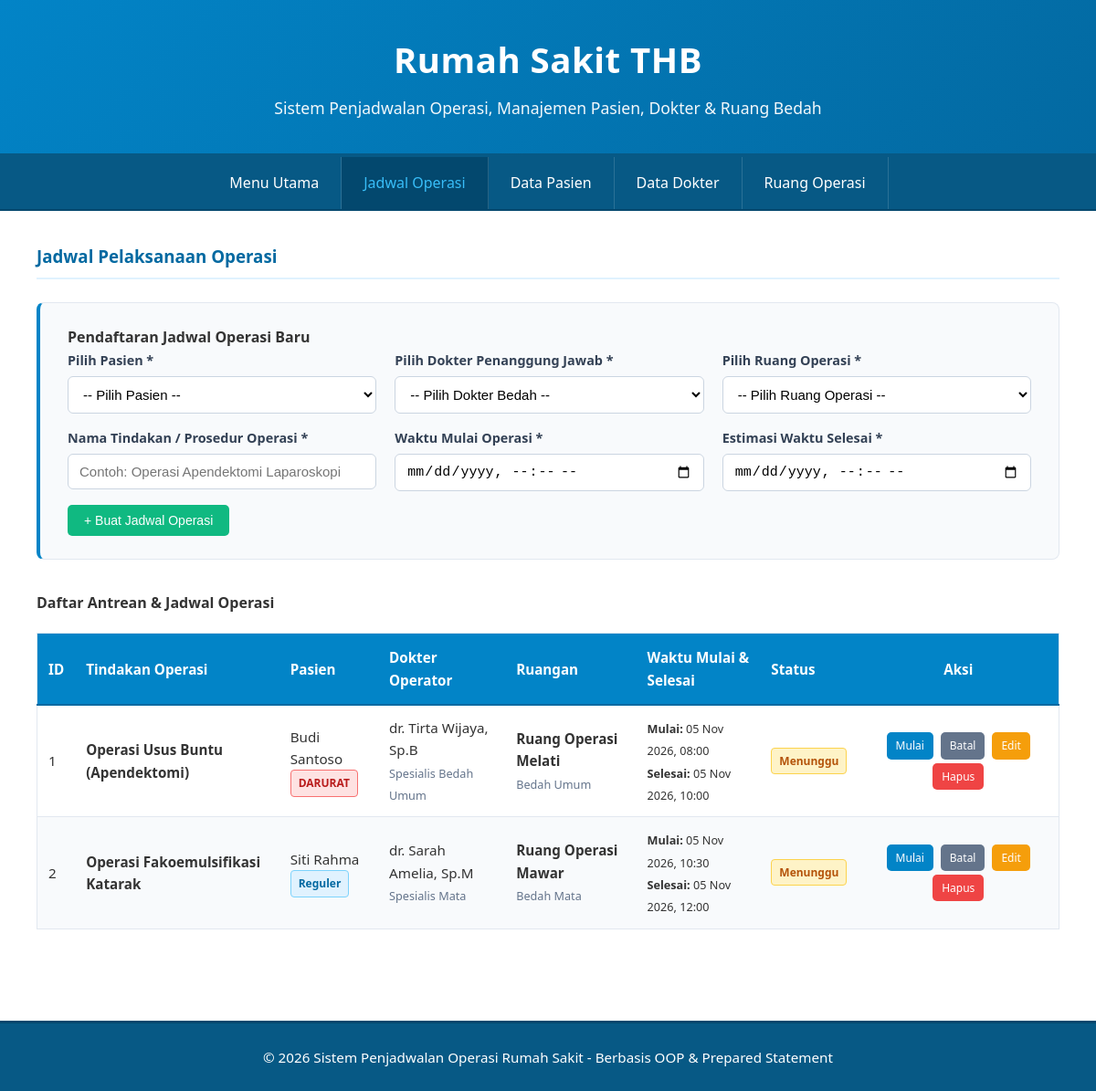
Screenshot of /?page=jadwal with the database file from the repository.
### tables this page shows
CREATE TABLE jadwal_operasi (
    id INT AUTO_INCREMENT PRIMARY KEY,
    pasien_id INT NOT NULL,
    doctor_id INT NOT NULL,
    ruangan_id INT NOT NULL,
    nama_jadwal VARCHAR(150) NOT NULL,
    waktu_mulai DATETIME NOT NULL,
    estimasi_selesai DATETIME NOT NULL,
    status ENUM('Menunggu', 'Berlangsung', 'Selesai', 'Dibatalkan') NOT NULL DEFAULT 'Menunggu',
    FOREIGN KEY (pasien_id) REFERENCES pasien(id) ON DELETE CASCADE,
    FOREIGN KEY (doctor_id) REFERENCES doctor(id) ON DELETE CASCADE,
    FOREIGN KEY (ruangan_id) REFERENCES ruangan(id) ON DELETE CASCADE
);

CREATE TABLE pasien (
    id INT AUTO_INCREMENT PRIMARY KEY,
    nama VARCHAR(100) NOT NULL,
    email VARCHAR(100),
    no_hp VARCHAR(20),
    penyakit VARCHAR(255) NOT NULL,
    darurat TINYINT(1) NOT NULL DEFAULT 0
);

CREATE TABLE doctor (
    id INT AUTO_INCREMENT PRIMARY KEY,
    nama VARCHAR(100) NOT NULL,
    spesialis VARCHAR(100) NOT NULL,
    tahun_mulai INT NOT NULL,
    no_hp VARCHAR(20),
    email VARCHAR(100)
);

CREATE TABLE ruangan (
    id INT AUTO_INCREMENT PRIMARY KEY,
    nama_ruangan VARCHAR(100) NOT NULL,
    tipe_ruangan VARCHAR(50) NOT NULL DEFAULT 'Operasi Umum',
    img VARCHAR(255) NOT NULL DEFAULT 'img/default.jpg'
);

### config/db.php (called while the page is built, shortened)
<?php
class Database {
    private $host = "localhost";
    private $db_name = "db_rumahsakit";
    private $username = "root";
    private $password = "";
    public function __construct() {
        try {
            $this->conn = new PDO("mysql:host=" . $this->host . ";dbname=" . $this->db_name, $this->username, $this->password);
        } catch(PDOException $exception) {
            echo "Koneksi database error: " . $exception->getMessage();
        }
    }
}
?>

### class/JadwalOperasi.php (called while the page is built, shortened)
<?php
require_once __DIR__ . '/../config/db.php';
require_once __DIR__ . '/Ruangan.php';
class JadwalOperasi {
    private $db;
    public function __construct() {
        $database = new Database();
        $this->db = $database->conn;
    }
    public function getAll() {
        $stmt = $this->db->prepare("
            SELECT j.*,
                   p.nama AS nama_pasien, p.darurat AS pasien_darurat,
                   d.nama AS nama_dokter, d.spesialis,
                   r.nama_ruangan, r.tipe_ruangan
            FROM jadwal_operasi j
            JOIN pasien p ON j.pasien_id = p.id
            JOIN doctor d ON j.doctor_id = d.id
            JOIN ruangan r ON j.ruangan_id = r.id
            ORDER BY j.waktu_mulai ASC
        ");
        $stmt->execute();
        return $stmt->fetchAll();
    }
}
?>

### class/Manusia.php (called while the page is built, shortened)
<?php
require_once __DIR__ . '/../config/db.php';
abstract class Manusia {
    public function __construct() {
        $database = new Database();
    }
}
?>

### class/Ruangan.php (called while the page is built, shortened)
<?php
require_once __DIR__ . '/../config/db.php';
class Ruangan {
    public function __construct() {
        $database = new Database();
    }
}
?>

### view/jadwal.php (the view, shortened to what this page needs)
<?php
$editData = null;
?>
<h3>Jadwal Pelaksanaan Operasi</h3>
<div class="form-card">
    <h4><?= $editData ? 'Edit Jadwal Operasi' : 'Pendaftaran Jadwal Operasi Baru' ?></h4>
    <form method="POST" action="index.php?page=jadwal">
        <div class="form-grid">
            <div class="form-group">
                <label>Pilih Pasien *</label>
                <select name="pasien_id" required>
                    <option value="">-- Pilih Pasien --</option>
                </select>
            </div>
            <div class="form-group">
                <label>Pilih Dokter Penanggung Jawab *</label>
                <select name="doctor_id" required>
                    <option value="">-- Pilih Dokter Bedah --</option>
                </select>
            </div>
            <div class="form-group">
                <label>Pilih Ruang Operasi *</label>
                <select name="ruangan_id" required>
                    <option value="">-- Pilih Ruang Operasi --</option>
                </select>
            </div>
            <div class="form-group">
                <label>Nama Tindakan / Prosedur Operasi *</label>
                <input type="text" name="nama_jadwal" value="<?= htmlspecialchars($editData['nama_jadwal'] ?? '') ?>" required placeholder="Contoh: Operasi Apendektomi Laparoskopi">
            </div>
            <div class="form-group">
                <label>Waktu Mulai Operasi *</label>
                <input type="datetime-local" name="waktu_mulai" value="<?= $editData ? date('Y-m-d\TH:i', strtotime($editData['waktu_mulai'])) : '' ?>" required>
            </div>
            <div class="form-group">
                <label>Estimasi Waktu Selesai *</label>
                <input type="datetime-local" name="estimasi_selesai" value="<?= $editData ? date('Y-m-d\TH:i', strtotime($editData['estimasi_selesai'])) : '' ?>" required>
            </div>
        </div>
        <div style="margin-top: 15px;">
            <?php if ($editData): ?>
                <button type="submit" name="update_jadwal" class="btn btn-primary">Simpan Perubahan Jadwal</button>
                <a href="?page=jadwal" class="btn btn-secondary">Batal</a>
            <?php else: ?>
                <button type="submit" name="add_jadwal" class="btn btn-success">+ Buat Jadwal Operasi</button>
            <?php endif; ?>
        </div>
    </form>
</div>
<h4>Daftar Antrean & Jadwal Operasi</h4>
<div class="table-responsive">
    <table>
        <thead>
            <tr>
                <th style="width: 40px;">ID</th>
                <th>Tindakan Operasi</th>
                <th>Pasien</th>
                <th>Dokter Operator</th>
                <th>Ruangan</th>
                <th>Waktu Mulai & Selesai</th>
                <th>Status</th>
                <th style="width: 220px; text-align: center;">Aksi</th>
            </tr>
        </thead>
        <tbody>
            <?php
            $listJadwal = $jadwal->getAll();
            if (empty($listJadwal)):
            ?>
                <tr>
                    <td colspan="8" style="text-align: center; color: #64748b;">Belum ada jadwal operasi yang terdaftar.</td>
                </tr>
            <?php else: ?>
                <?php foreach ($listJadwal as $j): ?>
                <tr>
                    <td><?= htmlspecialchars($j['id']) ?></td>
                    <td><strong><?= htmlspecialchars($j['nama_jadwal']) ?></strong></td>
                    <td>
                        <?= htmlspecialchars($j['nama_pasien']) ?><br>
                        <?php if ($j['pasien_darurat'] == 1): ?>
                            <span class="badge badge-danger">DARURAT</span>
                        <?php else: ?>
                            <span class="badge badge-info">Reguler</span>
                        <?php endif; ?>
                    </td>
                    <td>
                        <?= htmlspecialchars($j['nama_dokter']) ?><br>
                        <small style="color: #64748b;"><?= htmlspecialchars($j['spesialis']) ?></small>
                    </td>
                    <td>
                        <strong><?= htmlspecialchars($j['nama_ruangan']) ?></strong><br>
                        <small style="color: #64748b;"><?= htmlspecialchars($j['tipe_ruangan']) ?></small>
                    </td>
                    <td>
                        <small><strong>Mulai:</strong> <?= date('d M Y, H:i', strtotime($j['waktu_mulai'])) ?></small><br>
                        <small><strong>Selesai:</strong> <?= date('d M Y, H:i', strtotime($j['estimasi_selesai'])) ?></small>
                    </td>
                    <td>
                        <?php
                        if ($j['status'] === 'Menunggu') {
                            echo '<span class="badge badge-warning">Menunggu</span>';
                        } elseif ($j['status'] === 'Berlangsung') {
                            echo '<span class="badge badge-info">Berlangsung</span>';
                        } elseif ($j['status'] === 'Selesai') {
                            echo '<span class="badge badge-success">Selesai</span>';
                        } else {
                            echo '<span class="badge badge-danger">Dibatalkan</span>';
                        }
                        ?>
                    </td>
                    <td style="text-align: center;">
                        <?php if ($j['status'] === 'Menunggu'): ?>
                            <a href="?page=jadwal&action=set_status&id=<?= $j['id'] ?>&status=Berlangsung" class="btn btn-primary btn-sm" title="Mulai Operasi">Mulai</a>
                            <a href="?page=jadwal&action=set_status&id=<?= $j['id'] ?>&status=Dibatalkan" class="btn btn-secondary btn-sm" title="Batalkan" onclick="return confirm('Batalkan jadwal operasi ini?');">Batal</a>
                        <?php elseif ($j['status'] === 'Berlangsung'): ?>
                            <a href="?page=jadwal&action=set_status&id=<?= $j['id'] ?>&status=Selesai" class="btn btn-success btn-sm" title="Tandai Selesai">Selesai</a>
                        <?php endif; ?>
                        <a href="?page=jadwal&action=edit&id=<?= $j['id'] ?>" class="btn btn-warning btn-sm">Edit</a>
                        <a href="?page=jadwal&action=delete&id=<?= $j['id'] ?>" class="btn btn-danger btn-sm" onclick="return confirm('Apakah Anda yakin ingin menghapus jadwal ini?');">Hapus</a>
                    </td>
                </tr>
                <?php endforeach; ?>
            <?php endif; ?>
        </tbody>
    </table>
</div>

### style.css (style rules this page uses)
* { margin: 0; padding: 0; box-sizing: border-box; }
body { font-family: 'Segoe UI', Tahoma, Geneva, Verdana, sans-serif; background-color: #f0f4f8; color: #333; line-height: 1.6; min-height: 100vh; }
h2, h3 { color: #0369a1; margin-bottom: 20px; font-weight: 600; border-bottom: 2px solid #e0f2fe; padding-bottom: 8px; }
.table-responsive { overflow-x: auto; margin: 20px 0 35px 0; }
table { width: 100%; border-collapse: collapse; background-color: white; border: 1px solid #e2e8f0; }
th { background-color: #0284c7; color: white; padding: 14px 12px; text-align: left; font-weight: 600; font-size: 0.95em; border-bottom: 2px solid #0369a1; }
td { padding: 12px; border-bottom: 1px solid #e2e8f0; vertical-align: middle; font-size: 0.95em; }
tbody tr:nth-child(even) { background-color: #f8fafc; }
.form-card { background-color: #f8fafc; padding: 25px 30px; margin: 25px 0 35px 0; border: 1px solid #e2e8f0; border-radius: 8px; border-left: 4px solid #0284c7; }
.form-grid { display: grid; grid-template-columns: repeat(auto-fit, minmax(280px, 1fr)); gap: 15px 20px; }
.form-group { display: flex; flex-direction: column; }
label { font-weight: 600; color: #334155; margin-bottom: 6px; font-size: 0.9em; }
input, select, textarea { width: 100%; padding: 10px 12px; border: 1px solid #cbd5e1; border-radius: 6px; font-size: 15px; transition: all 0.2s ease; background-color: white; }
button, .btn { display: inline-block; padding: 9px 18px; border: none; border-radius: 5px; cursor: pointer; font-size: 14px; font-weight: 500; text-decoration: none; transition: all 0.2s ease; text-align: center; }
.btn-primary { background-color: #0284c7; color: white; }
.btn-success { background-color: #10b981; color: white; }
.btn-warning { background-color: #f59e0b; color: white; }
.btn-danger { background-color: #ef4444; color: white; }
.btn-secondary { background-color: #64748b; color: white; }
.btn-sm { padding: 5px 10px; font-size: 12px; margin: 2px; }
.badge { display: inline-block; padding: 4px 8px; border-radius: 4px; font-size: 12px; font-weight: 600; }
.badge-danger { background-color: #fee2e2; color: #b91c1c; border: 1px solid #f87171; }
.badge-info { background-color: #e0f2fe; color: #0369a1; border: 1px solid #7dd3fc; }
.badge-warning { background-color: #fef3c7; color: #b45309; border: 1px solid #fcd34d; }

### rows the page displays
jadwal_operasi: id "1", nama_jadwal "Operasi Usus Buntu (Apendektomi)", pasien.nama "Budi Santoso", shows "DARURAT", doctor.nama "dr. Tirta Wijaya, Sp.B", doctor.spesialis "Spesialis Bedah Umum", ruangan.nama_ruangan "Ruang Operasi Melati", ruangan.tipe_ruangan "Bedah Umum", waktu_mulai "05 Nov 2026, 08:00", estimasi_selesai "05 Nov 2026, 10:00", status "Menunggu"
jadwal_operasi: id "2", nama_jadwal "Operasi Fakoemulsifikasi Katarak", pasien.nama "Siti Rahma", shows "Reguler", doctor.nama "dr. Sarah Amelia, Sp.M", doctor.spesialis "Spesialis Mata", ruangan.nama_ruangan "Ruang Operasi Mawar", ruangan.tipe_ruangan "Bedah Mata", waktu_mulai "05 Nov 2026, 10:30", estimasi_selesai "05 Nov 2026, 12:00", status "Menunggu"
